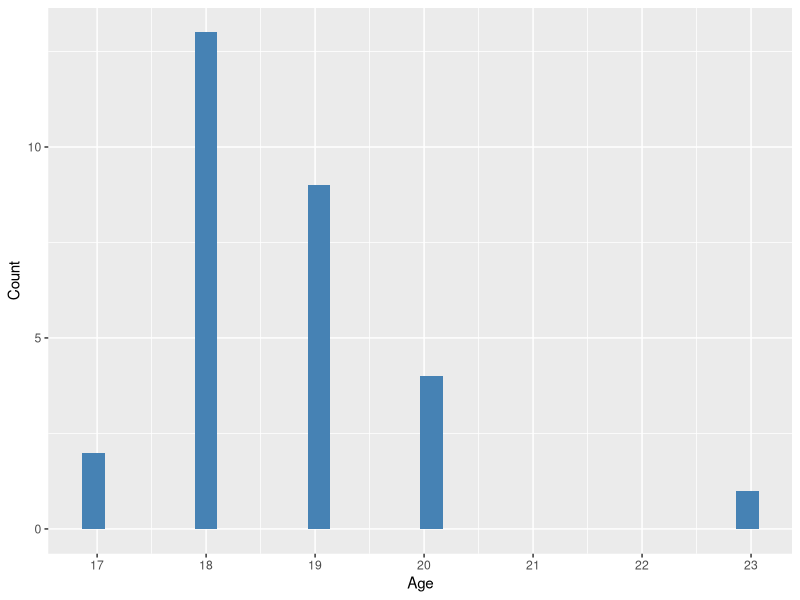
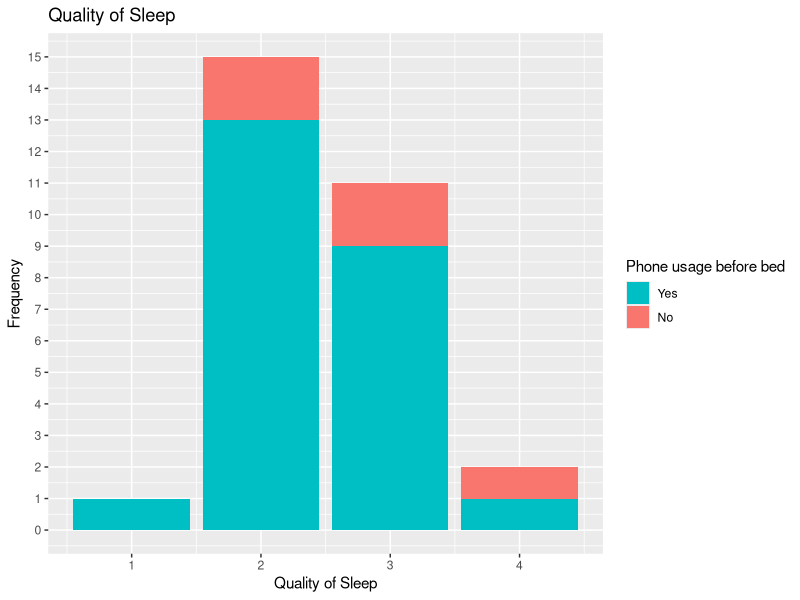
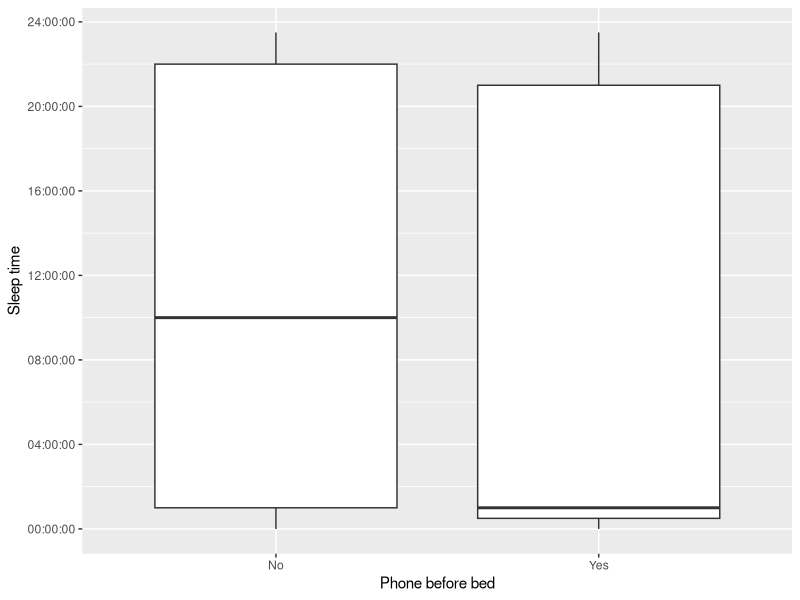

R code for these plots, in order:
## ---- chunk 1
# Shows barplot of ages of survey participants
library(tidyverse)
library(readr)
Responses = read_csv("./Project 2 responses - Sheet1.csv", show_col_types = FALSE)
Responses = filter(Responses, Age < 30)
ggplot(Responses) + 
  geom_histogram(aes(x = Age), bins=30, fill = "steelblue") +
  labs(y = "Count") +
  scale_x_continuous(breaks = 0:23) 

## ---- chunk 2
library(tidyverse)
ggplot(Responses, aes(x = `Quality of sleep`)) + 
  geom_bar(aes(fill= `Phone before bed`)) +
  ggtitle("Quality of Sleep ") +
  labs(x = "Quality of Sleep", y = "Frequency", fill = "Phone usage before bed") +
  scale_y_continuous(breaks = 0:15) +
  guides(fill = guide_legend(reverse = T))
## ---- chunk 3
library(hms)
library(dplyr)
library(lubridate)
Responses <- Responses %>%
  mutate(`Sleep time` = if_else(hour(Responses$`Sleep time`) > 9 & hour(Responses$`Sleep time`) < 12, Responses$`Sleep time` + as_hms(12:00:00), Responses$`Sleep time`))
ggplot(Responses, aes(x = `Phone before bed`, y=`Sleep time`)) + geom_boxplot()
